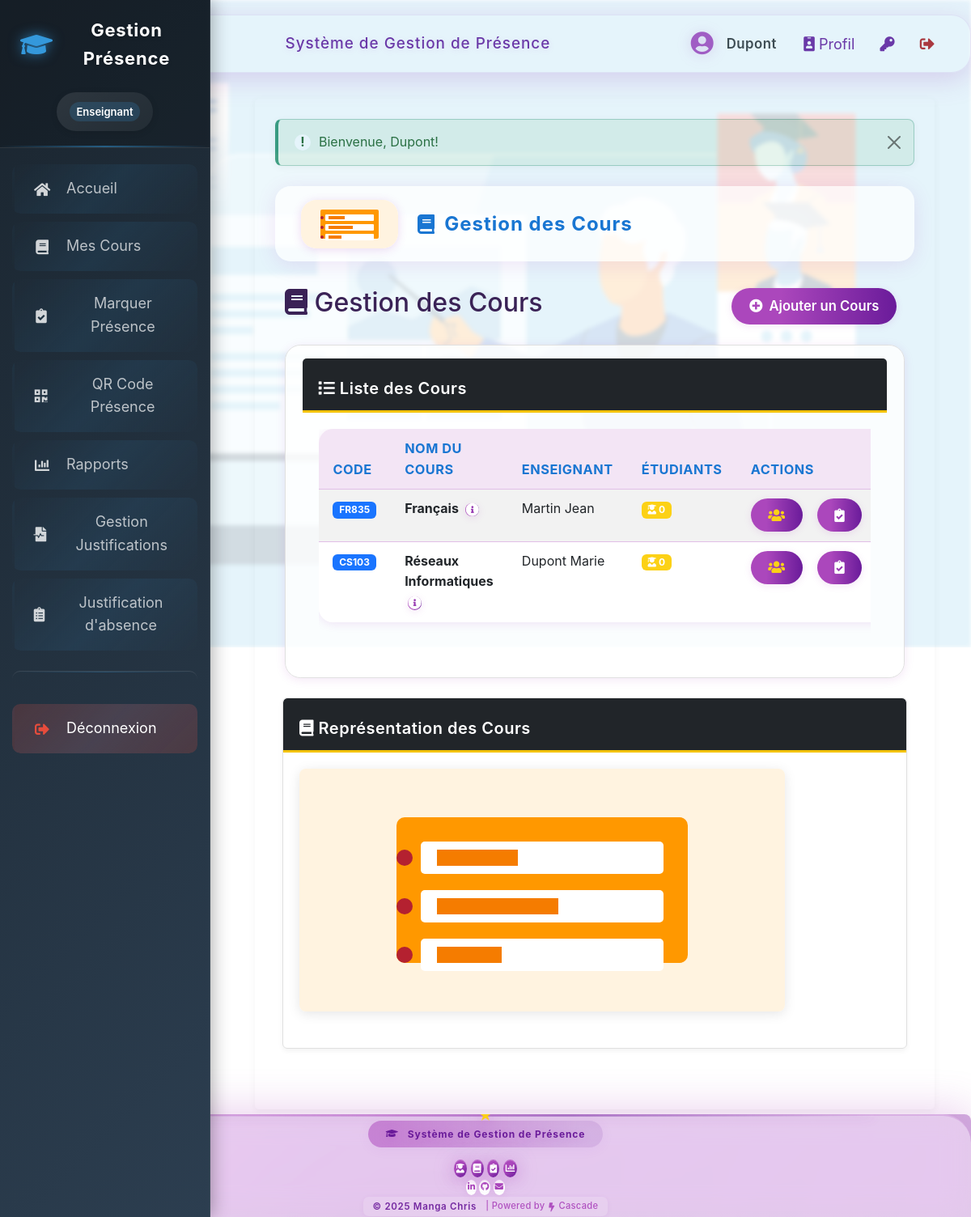
Screenshot of /cours.php (signed in) with the database file from the repository.
### tables this page shows
CREATE TABLE `cours` (
  `id` int(11) NOT NULL AUTO_INCREMENT,
  `code` varchar(20) NOT NULL,
  `nom` varchar(150) NOT NULL,
  `enseignant_id` int(11) DEFAULT NULL,
  `description` text,
  PRIMARY KEY (`id`),
  UNIQUE KEY `code` (`code`),
  KEY `enseignant_id` (`enseignant_id`),
  CONSTRAINT `cours_ibfk_1` FOREIGN KEY (`enseignant_id`) REFERENCES `utilisateurs` (`id`)
);

CREATE TABLE `utilisateurs` (
  `id` int(11) NOT NULL AUTO_INCREMENT,
  `nom` varchar(100) NOT NULL,
  `prenom` varchar(100) NOT NULL,
  `email` varchar(150) NOT NULL,
  `mot_de_passe` varchar(255) NOT NULL,
  `role` enum('admin','enseignant') DEFAULT 'enseignant',
  `date_creation` timestamp NULL DEFAULT CURRENT_TIMESTAMP,
  `derniere_connexion` timestamp NULL DEFAULT NULL,
  PRIMARY KEY (`id`),
  UNIQUE KEY `email` (`email`)
);

### config/database.php (called while the page is built, shortened)
<?php
$db_type = null;
$pdo = null;
$mysqli = null;
if (getenv('REPL_ID') || getenv('REPL_SLUG') || getenv('PGHOST')) {
    $db_type = 'postgresql';
    $host = getenv('PGHOST');
    $dbname = getenv('PGDATABASE');
    $user = getenv('PGUSER');
    $password = getenv('PGPASSWORD');
    $port = getenv('PGPORT');
    $dsn = "pgsql:host=$host;port=$port;dbname=$dbname;user=$user;password=$password";
    try {
        $pdo = new PDO($dsn);
        $pdo->setAttribute(PDO::ATTR_ERRMODE, PDO::ERRMODE_EXCEPTION);
        $pdo->setAttribute(PDO::ATTR_DEFAULT_FETCH_MODE, PDO::FETCH_ASSOC);
    } catch (PDOException $e) {
        die("Erreur de connexion à la base de données PostgreSQL: " . $e->getMessage());
    }
} else {
    $db_type = 'mysql';
    $host = 'localhost';
    $dbname = 'attendance_system';
    $user = 'root';
    $password = '';
    $port = 3306;
    $mysqli = new mysqli($host, $user, $password, $dbname, $port);
    $mysqli->set_charset("utf8mb4");
}
function db_query($sql, $params = []) {
    global $db_type, $pdo, $mysqli;
    if ($db_type === 'postgresql') {
        try {
            $stmt = $pdo->prepare($sql);
            $stmt->execute($params);
            return $stmt->fetchAll();
        } catch (PDOException $e) {
            error_log("Erreur SQL (PostgreSQL): " . $e->getMessage());
            return false;
        }
    } else {
        try {
            $stmt = $mysqli->prepare($sql);
            if (!empty($params)) {
                $types = '';
                foreach ($params as $param) {
                    if (is_int($param)) {
                        $types .= 'i';
                    } elseif (is_float($param)) {
                        $types .= 'd';
                    } elseif (is_string($param)) {
                        $types .= 's';
                    } else {
                        $types .= 'b';
                    }
                }
                $stmt->bind_param($types, ...$params);
            }
            $stmt->execute();
            $result = $stmt->get_result();
            $rows = [];
            while ($row = $result->fetch_assoc()) {
                $rows[] = $row;
            }
            return $rows;
        } catch (Exception $e) {
            error_log("Erreur SQL (MySQL): " . $e->getMessage());
            return false;
        }
    }
}
?>

### cours.php (the view, shortened to what this page needs)
<?php
require_once 'includes/auth.php';
require_once 'config/database.php';
$cours = db_query("
    SELECT c.*,
           u.nom as enseignant_nom,
           u.prenom as enseignant_prenom,
           COUNT(DISTINCT i.etudiant_id) as nb_etudiants
    FROM cours c
    LEFT JOIN utilisateurs u ON c.enseignant_id = u.id AND u.role = 'enseignant'
    LEFT JOIN inscriptions i ON c.id = i.cours_id
    GROUP BY c.id, c.nom, c.code, c.description, c.enseignant_id, u.nom, u.prenom
    ORDER BY c.nom
");
include 'includes/header.php';
?>
<link rel="stylesheet" href="assets/css/global-modern.css?v=<?= time() ?>">
<div class="courses-full-bg">
    <img src="Nouveau dossier/Capterra-creation-cours-en-ligne.png" alt="Cours en ligne - arrière-plan décoratif">
</div>
<div class="page-hero">
    <img src="assets/images/courses.svg" alt="Cours Universitaires" class="page-hero-img">
    <h1 class="page-hero-title"><i class="fas fa-book"></i> Gestion des Cours</h1>
</div>
<div class="container-fluid">
    <div class="d-flex justify-content-between align-items-center mb-4">
        <h1 class="h2"><i class="fas fa-book"></i> Gestion des Cours</h1>
        <div>
            <a href="ajouter_cours.php" class="modern-btn btn btn-primary">
                <i class="fas fa-plus-circle"></i> Ajouter un Cours
            </a>
        </div>
    </div>
    <div class="modern-card card">
        <div class="card-header bg-dark text-white">
            <h5 class="card-title mb-0"><i class="fas fa-list"></i> Liste des Cours</h5>
        </div>
        <div class="card-body">
            <div class="table-responsive">
                <table class="modern-table table table-striped table-hover data-table">
                    <thead class="table-dark">
                        <tr>
                            <th>Code</th>
                            <th>Nom du Cours</th>
                            <th>Enseignant</th>
                            <th>Étudiants</th>
                            <th>Actions</th>
                        </tr>
                    </thead>
                    <tbody>
                        <?php if (empty($cours)): ?>
                            <tr>
                                <td colspan="5" class="text-center">Aucun cours enregistré.</td>
                            </tr>
                        <?php else: ?>
                            <?php foreach ($cours as $c): ?>
                                <tr>
                                    <td><span class="badge bg-primary"><?= htmlspecialchars($c['code']) ?></span></td>
                                    <td>
                                        <strong><?= htmlspecialchars($c['nom']) ?></strong>
                                        <?php if (!empty($c['description'])): ?>
                                            <button class="modern-btn btn btn-sm btn-link p-0 ms-1" data-bs-toggle="tooltip" data-bs-placement="top" title="<?= htmlspecialchars($c['description']) ?>">
                                                <i class="fas fa-info-circle"></i>
                                            </button>
                                        <?php endif; ?>
                                    </td>
                                    <td>
                                        <?php if ($c['enseignant_id']): ?>
                                            <?= htmlspecialchars($c['enseignant_nom'] . ' ' . $c['enseignant_prenom']) ?>
                                        <?php else: ?>
                                            <span class="badge bg-warning text-dark">Non assigné</span>
                                        <?php endif; ?>
                                    </td>
                                    <td>
                                        <span class="badge bg-info">
                                            <i class="fas fa-user-graduate"></i> <?= $c['nb_etudiants'] ?>
                                        </span>
                                    </td>
                                    <td>
                                        <div class="d-flex justify-content-center gap-2">
                                            <a href="liste_etudiants.php?cours_id=<?= $c['id'] ?>" class="modern-btn btn btn-sm btn-outline-info" title="Liste des étudiants">
                                                <i class="fas fa-users"></i>
                                            </a>
                                            <a href="presence.php?cours_id=<?= $c['id'] ?>" class="modern-btn btn btn-sm btn-outline-success" title="Marquer les présences">
                                                <i class="fas fa-clipboard-check"></i>
                                            </a>
                                        </div>
                                    </td>
                                </tr>
                            <?php endforeach; ?>
                        <?php endif; ?>
                    </tbody>
                </table>
            </div>
        </div>
    </div>
    <div class="row mt-4">
        <div class="col-md-12">
            <div class="card">
                <div class="card-header bg-dark text-white">
                    <h5 class="card-title mb-0"><i class="fas fa-book"></i> Représentation des Cours</h5>
                </div>
                <div class="card-body">
                    <img src="assets/images/courses.svg" alt="Représentation visuelle des cours" class="decorative-image">
                </div>
            </div>
        </div>
    </div>
</div>
<?php
include 'includes/footer.php';
?>

### assets/css/sidebar-enhanced.css (style rules this page uses)
html, body { padding: 0 !important; margin: 0 !important; }
body { margin-left: 0 !important; padding-left: 0 !important; }

### assets/css/global-modern.css (style rules this page uses)
body { background: linear-gradient(135deg,#f3e5f5 0%,#fff 100%); font-family: 'Inter', 'Segoe UI', Arial, sans-serif; color: #3a2256; min-height: 100vh; margin: 0; }
.theme-cours { --main-gradient: linear-gradient(90deg,#1976d2 30%,#43a047 100%); --main-color: #1976d2; --accent: #bbdefb; --shadow: #1976d222; }
.page-hero, .modern-card, .modern-table, .modern-alert { background: var(--accent, rgba(255,255,255,0.7)); box-shadow: 0 4px 24px var(--shadow, #ab47bc22); }
.page-hero-title, .modern-table th, .modern-alert { color: var(--main-color, #6a1b9a) !important; }
.modern-btn, .btn-modern { background: var(--main-gradient, linear-gradient(90deg,#ab47bc 30%,#6a1b9a 100%)); color: #fff; box-shadow: 0 2px 10px var(--shadow, #ab47bc22); }
.modern-table th { background: var(--accent, #f3e5f5); }
.page-hero { display: flex; align-items: center; gap: 1.5rem; background: rgba(255,255,255,0.7); box-shadow: 0 4px 24px #ab47bc22; border-radius: 1.2rem; padding: 1.1rem 2rem 1rem 2rem; margin: 24px 0 32px 0; position: relative; overflow: hidden; animation: fadeInDown 0.9s cubic-bezier(.42,0,.58,1); }
.page-hero-img { height: 60px; width: auto; border-radius: 1.2rem; box-shadow: 0 2px 12px #ab47bc33; background: #fff; object-fit: cover; }
.page-hero-title { font-size: 1.5rem; font-weight: 700; color: #6a1b9a; letter-spacing: 1px; display: flex; align-items: center; gap: 0.7rem; margin: 0; }
.modern-btn, .btn-modern { border: none; border-radius: 2rem; background: linear-gradient(90deg,#ab47bc 30%,#6a1b9a 100%); color: #fff; font-weight: 600; font-size: 1.04rem; padding: 0.6rem 1.35rem; box-shadow: 0 2px 10px #ab47bc22; transition: background 0.18s, box-shadow 0.18s, transform 0.18s; display: inline-flex; align-items: center; gap: 0.5rem; text-decoration: none; }
.modern-table { width: 100%; border-radius: 1.1rem; background: rgba(255,255,255,0.7); box-shadow: 0 2px 12px #ab47bc22; overflow: hidden; margin-bottom: 2rem; border-collapse: separate; border-spacing: 0; }
.modern-table th, .modern-table td { padding: 0.7rem 1.1rem; text-align: left; border-bottom: 1px solid #e1bee7; }
.modern-table th { background: #f3e5f5; color: #6a1b9a; font-weight: 700; font-size: 1.02rem; }
.modern-table tr:last-child td { border-bottom: none; }
.modern-card { background: rgba(255,255,255,0.8); border-radius: 1.2rem; box-shadow: 0 2px 12px #ab47bc22; padding: 1rem 1.3rem 1rem 1.3rem; margin-bottom: 1.5rem; animation: fadeInUp 1s cubic-bezier(.42,0,.58,1); }

### assets/css/modules/base.css (style rules this page uses)
:root { --couleur-primaire: #1a75ff; --couleur-secondaire: #084298; --couleur-accent: #ce1126; --couleur-texte: #333; --couleur-fond: #f7f7f9; --couleur-succes: #2D936C; --couleur-danger: #BF0603; --couleur-avertissement: #F3C302; --couleur-info: #0dcaf0; --couleur-fond-clair: #ecf0f1; }
body { font-family: 'Segoe UI', Tahoma, Geneva, Verdana, sans-serif; line-height: 1.6; color: var(--couleur-texte); background-color: var(--couleur-fond); margin: 0; padding: 0; background-image: url('../images/cameroon-pattern.svg'); background-repeat: repeat; background-size: 400px 400px; }
h1, h2, h3, h4, h5, h6 { font-weight: 600; margin-top: 0.5em; margin-bottom: 0.5em; color: var(--couleur-primaire); }
a { color: var(--couleur-accent); text-decoration: none; transition: color 0.2s; }

### assets/css/modules/layout.css (style rules this page uses)
.row { display: flex; flex-wrap: wrap; margin: 0 -15px 25px; gap: 15px; }

### assets/css/modules/theme-blue.css (style rules this page uses)
:root { --couleur-primaire: #1a75ff; --couleur-secondaire: #084298; --couleur-accent: #ce1126; --couleur-texte: #333; --couleur-fond: #f7f7f9; --couleur-succes: #2D936C; --couleur-danger: #BF0603; --couleur-avertissement: #F3C302; --couleur-info: #0dcaf0; --couleur-fond-clair: #ecf0f1; }
.navbar, .sidebar, .card-header, th { background-color: var(--couleur-primaire); }
label, h1, h2, h3, h4, h5, h6 { color: var(--couleur-secondaire); }
.btn-primary, .stat-value, .stat-number { background-color: var(--couleur-accent); color: white; }
.card-header, .dashboard-header { border-bottom-color: var(--couleur-avertissement); }
.btn-primary { background-color: var(--couleur-primaire) !important; border-color: var(--couleur-secondaire) !important; }
.bg-primary { background-color: var(--couleur-primaire) !important; }

### rows the page displays
cours: code "FR835", nom "Français", enseignant.prenom "Martin Jean", nb_etudiants "0"
cours: code "CS103", nom "Réseaux Informatiques", enseignant.prenom "Dupont Marie", nb_etudiants "0"

### other values shown
$_SESSION['user_nom'] "Dupont"
$_SESSION['alerte']['message'] "Bienvenue, Dupont!"
